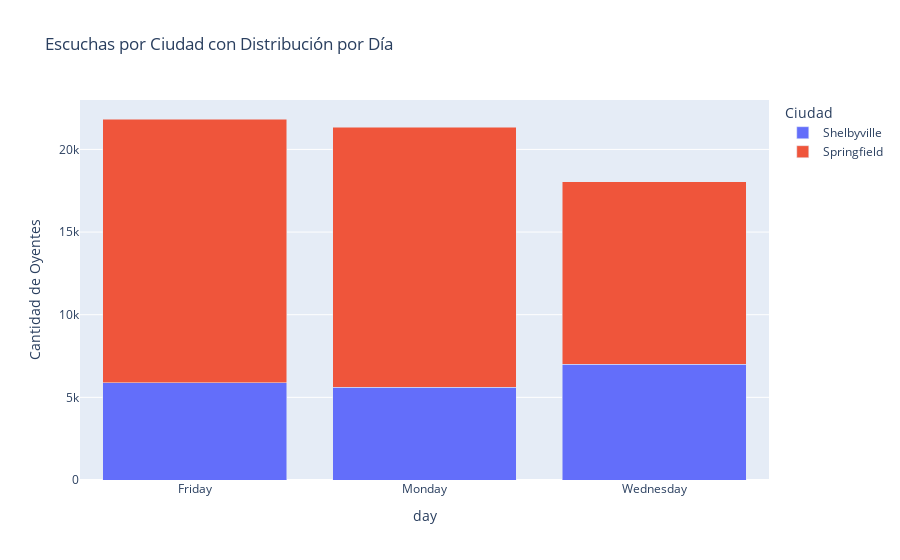

The code cell stored with this chart in its notebook:
### Code cell
import plotly.express as px

# Crear el gráfico de barras apiladas
fig = px.bar(
    listeners_per_city_per_day,  # DataFrame con los datos
    x='day',                    # Eje X: las ciudades
    y='listeners',               # Eje Y: la cantidad de oyentes
    color='city',                 # Diferenciar por día
    labels={'listeners': 'Cantidad de Oyentes', 'city': 'Ciudad'},
    title='Escuchas por Ciudad con Distribución por Día',
    barmode='stack'              # Para apilar las barras
)

# Mostrar el gráfico
fig.show()

### Figure 1 — Plotly figure (JSON) as saved in the notebook; plotly's stock layout.template omitted (floating-point values rounded to 4 significant figures)
{"data": [{"alignmentgroup": "True", "hovertemplate": "Ciudad=Shelbyville<br>day=%{x}<br>Cantidad de Oyentes=%{y}<extra></extra>", "legendgroup": "Shelbyville", "marker": {"color": "#636efa", "pattern": {"shape": ""}}, "name": "Shelbyville", "offsetgroup": "Shelbyville", "orientation": "v", "showlegend": true, "textposition": "auto", "type": "bar", "x": ["Friday", "Monday", "Wednesday"], "xaxis": "x", "y": [5895, 5614, 7003], "yaxis": "y"}, {"alignmentgroup": "True", "hovertemplate": "Ciudad=Springfield<br>day=%{x}<br>Cantidad de Oyentes=%{y}<extra></extra>", "legendgroup": "Springfield", "marker": {"color": "#EF553B", "pattern": {"shape": ""}}, "name": "Springfield", "offsetgroup": "Springfield", "orientation": "v", "showlegend": true, "textposition": "auto", "type": "bar", "x": ["Friday", "Monday", "Wednesday"], "xaxis": "x", "y": [15945, 15740, 11056], "yaxis": "y"}], "layout": {"barmode": "stack", "legend": {"title": {"text": "Ciudad"}, "tracegroupgap": 0}, "title": {"text": "Escuchas por Ciudad con Distribución por Día"}, "xaxis": {"anchor": "y", "domain": [0, 1], "title": {"text": "day"}}, "yaxis": {"anchor": "x", "domain": [0, 1], "title": {"text": "Cantidad de Oyentes"}}}}
